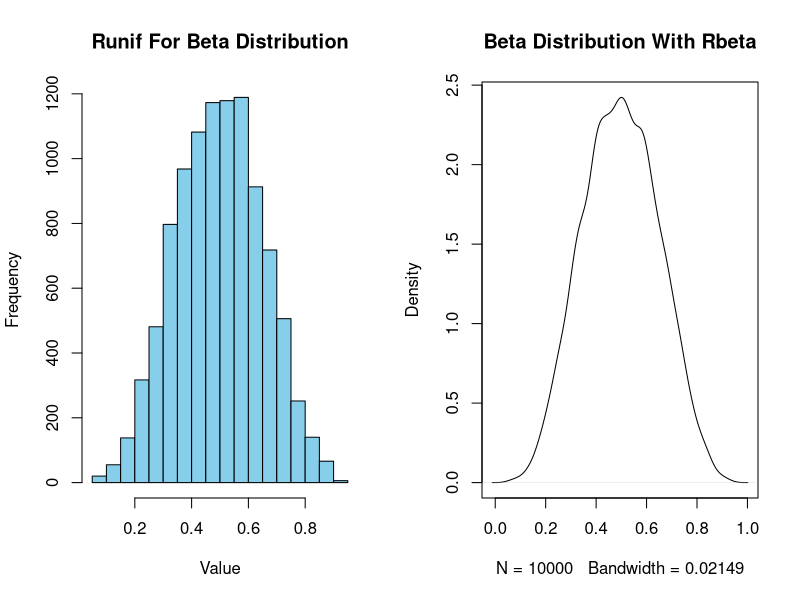

R code for this plot:
#setting initial conditions
N = 10000
alpha = 5
beta = 5

par(mfrow = c(1,2))

#running the simulation
U = runif(N)
b_rand = qbeta(U, alpha, beta)

#plotting the results
hist(b_rand, xlab = "Value", col="skyblue", main = "Runif For Beta Distribution")

#draw N beta distributed values
y_rbeta = rbeta(N, shape1 = alpha, shape2 = beta)

#plot of randomly drawn beta density
plot(density(y_rbeta), main = "Beta Distribution With Rbeta")